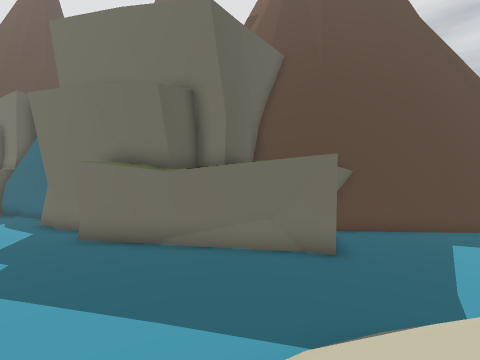
view 1 (above)

24 first-person views from a walk through a scene from a Unity 3-D project. The camera is 1.3 m above the floor, looks level and sees 90° across. The floor is counted in squares, 2 m on a side. Each view is taken from the middle of a square. On the plan, view 1 faces up. The plan holds only what a view shows up to about 9 squares ahead; the rest is blank. The place goes on beyond the plan. The player character is not drawn. Some animated figures are not drawn. Some surface patterns are stand-ins.

view 2
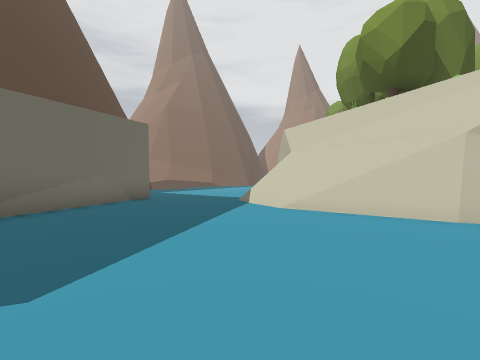

view 3
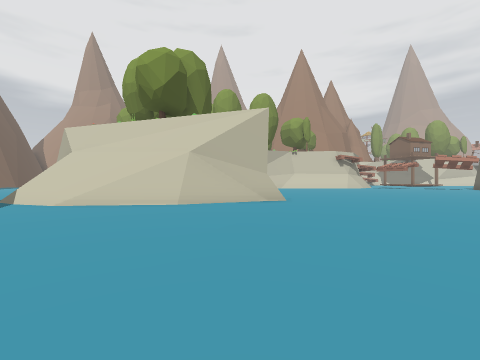

view 4
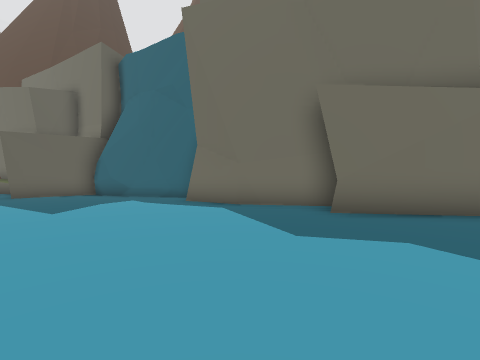

view 5
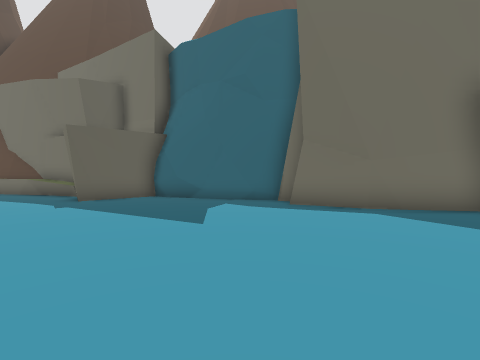

view 6
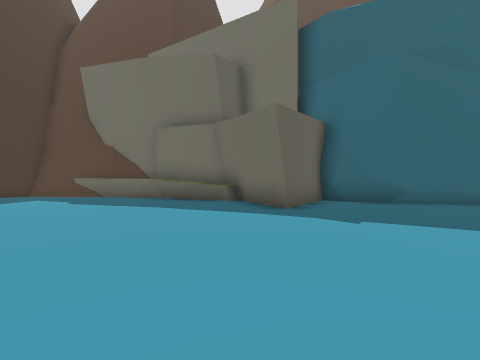

view 7
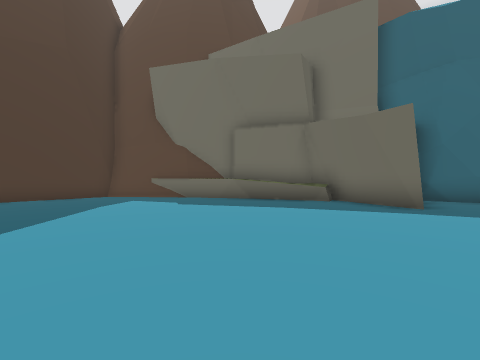

view 8
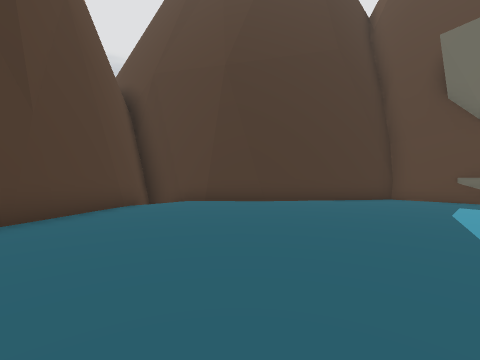

view 9
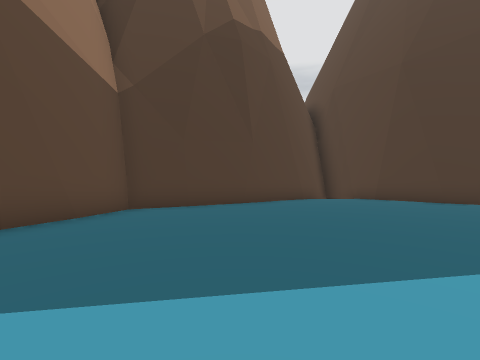

view 10
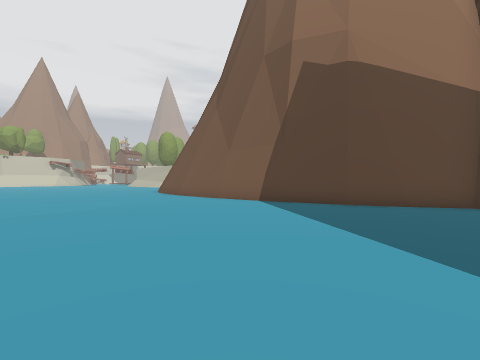

view 11
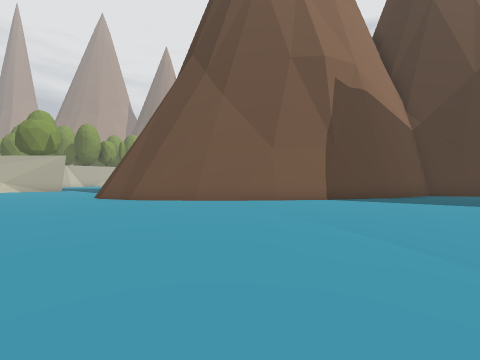

view 12
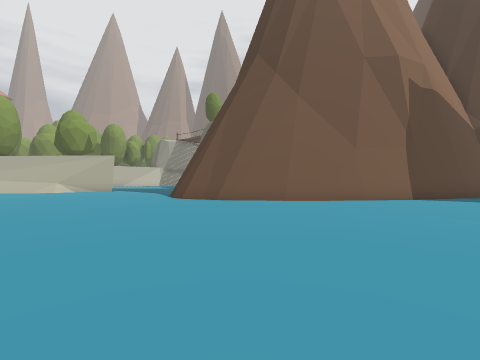

view 13
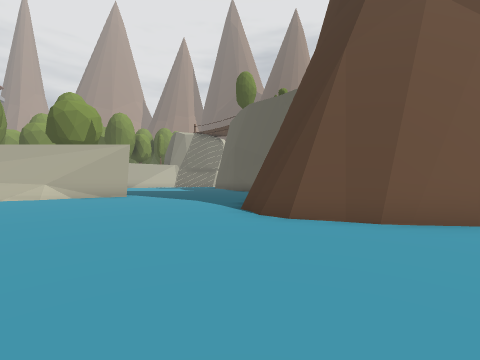

view 14
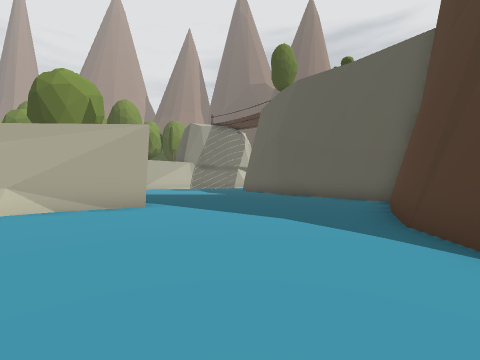

view 15
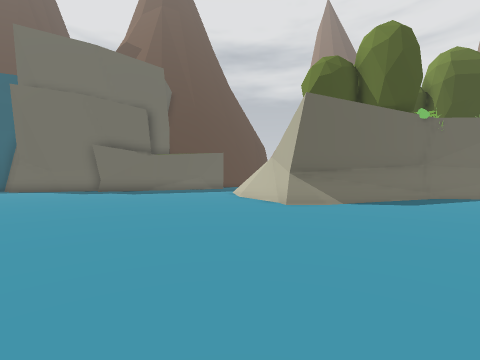

view 16
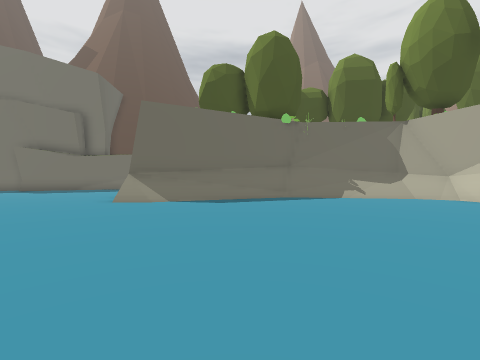

view 17
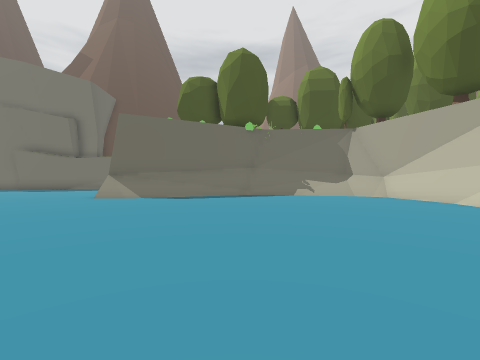

view 18
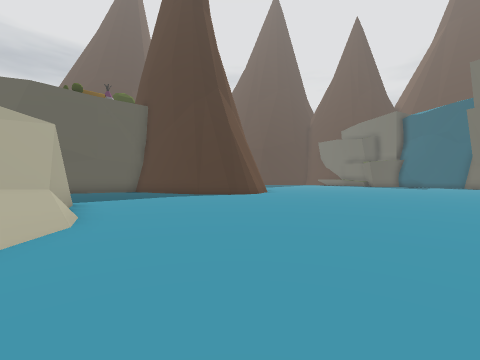

view 19
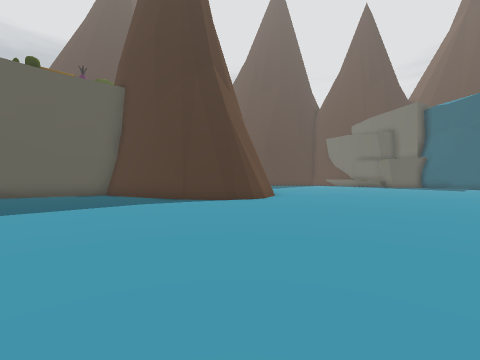

view 20
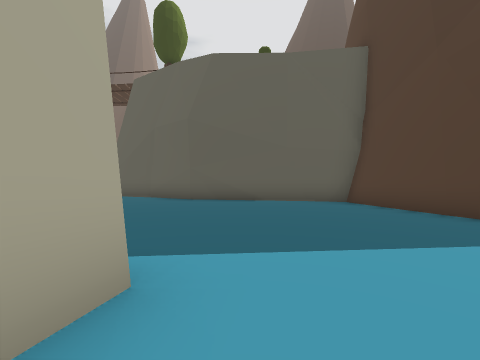

view 21
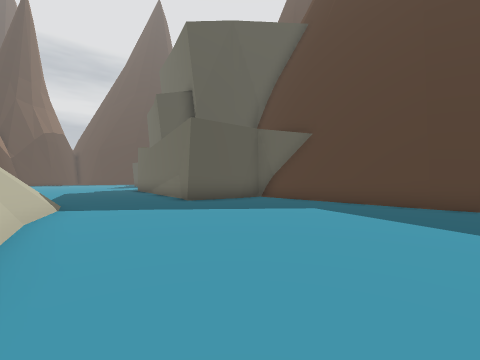

view 22
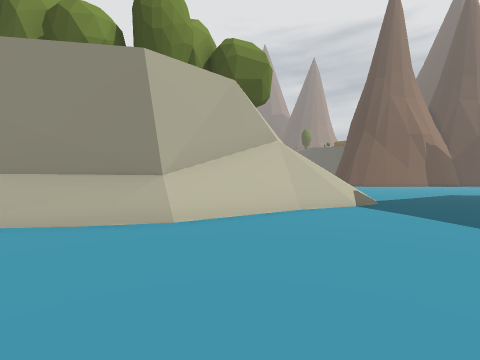

view 23
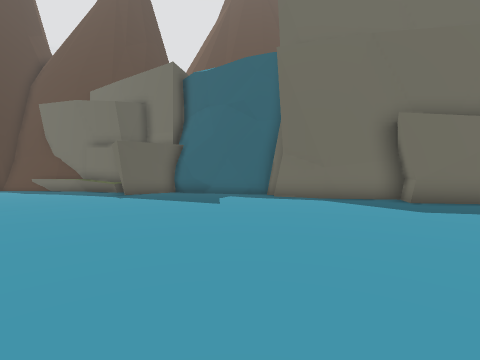

view 24
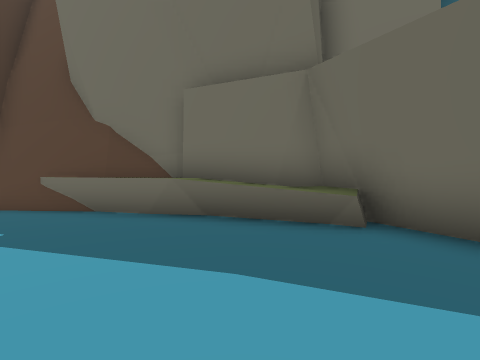

### Floor plan
Key: @ floor where view 1 was taken; # wall or solid block; . main floor; - floor 0.25 m lower than the main floor; / step, stairs or slope; = window, fence, low wall or low ledge; ^ raised ledge.
Columns run from 29 left of view 1 to 9 right of it. Each row starts with its distance up from view 1.
 16     #######
 15     #.##^^###
 14    ##......^^#
 13   ##.........#######
 12  ##...........#....###
 11 ##...................#
 10 #....................###
  9 #......................##       #######
  8 ##......................####   ##......
  7  #.........................#####.......
  6  ##....................................
  5   ##...................................
  4    #.........-.........................
  3    ####.....-................./=/......
  2       ##.....................///####...
  1        ###..................=////#####.
  0          ##................#=@=##    ##
 -1           ##...............#=^^^      #
 -2            ##.............##^^
 -3             ##............##
 -4              #............=/#^
 -5              #..............//##
 -6            ###.................##
 -7         ####....................#^
 -8        ##......................./
 -9        #........................./=
-10        #.............. ........../#
-11        #.............. ..........##
-12        #......###..... ..........#
-13        #...... ##//... .........##

Positions as (right, up) in squares from view 1, and headings:
1: (0, 0), facing up
2: (-6, 3), facing right
3: (-8, 3), facing down-right
4: (-7, 3), facing up
5: (-10, 4), facing up
6: (-16, 6), facing up
7: (-19, 6), facing up
8: (-22, 6), facing up-left
9: (-20, 6), facing left
10: (-20, 9), facing down
11: (-13, 5), facing down-left
12: (-11, 3), facing down-left
13: (-12, -2), facing down-left
14: (-13, -6), facing down-left
15: (-9, -7), facing up-right
16: (-6, -11), facing up-right
17: (-6, -13), facing up-right
18: (-8, -13), facing up-left
19: (-10, -11), facing up-left
20: (-14, -11), facing left
21: (9, 2), facing up-left
22: (9, 5), facing down-left
23: (-10, 1), facing up
24: (-18, 10), facing up
